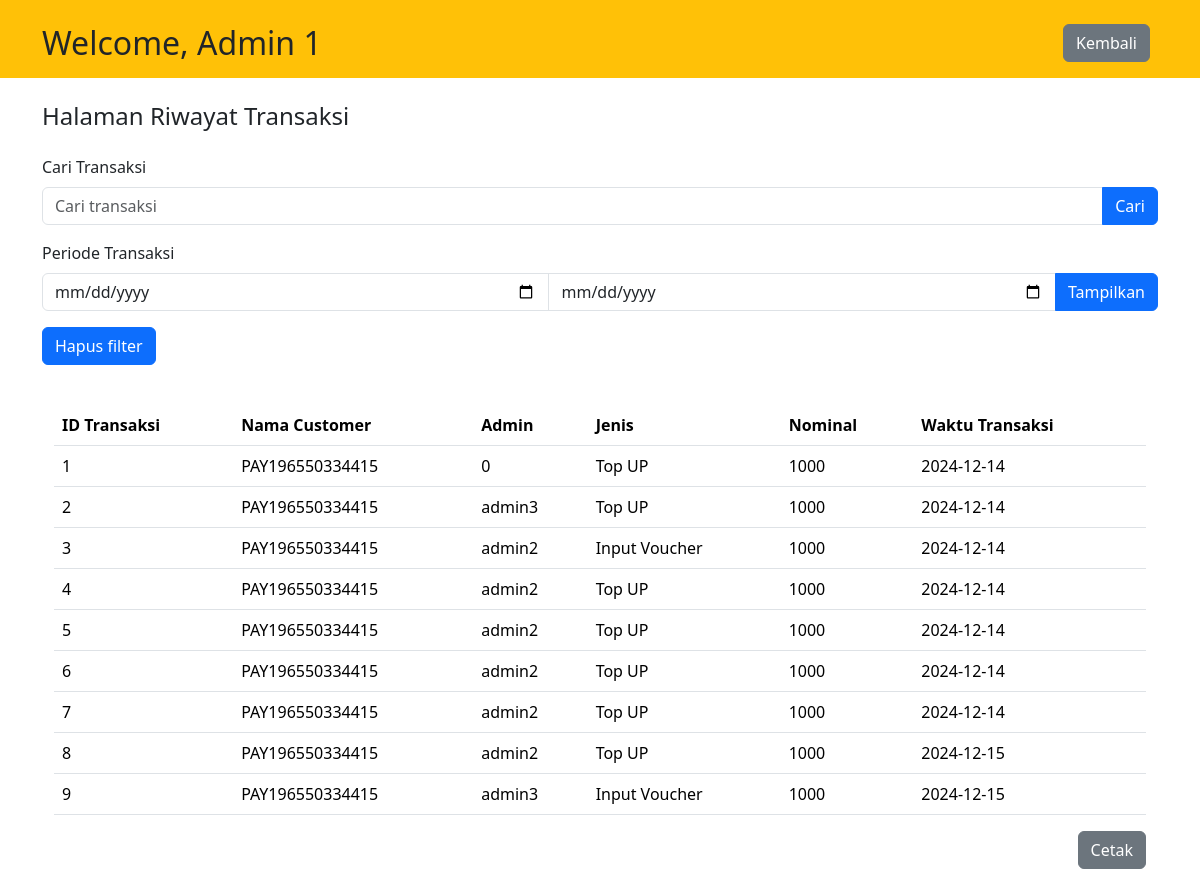
Page /KUDPay/public/admin/riwayat_transaksi (signed in) on the committed database.
### tables this page shows
CREATE TABLE `riwayat_transaksi` (
  `idTransaksi` int(11) NOT NULL,
  `customer` varchar(15) NOT NULL,
  `admin` varchar(11) NOT NULL,
  `jenisTransaksi` varchar(100) NOT NULL,
  `nominalTransaksi` int(100) NOT NULL,
  `waktuTransaksi` date NOT NULL
);

### KUDPay/app/core/Controller.php (called while the page is built, shortened)
<?php
class Controller {
    public function view($view, $data = []) {
        require_once '../app/views/'. $view. '.php';
    }
    public function model($model){
        return new $model;
    }
}

### KUDPay/app/controllers/Admin.php (called while the page is built, shortened)
<?php
class Admin extends Controller{
    public function riwayat_transaksi(){
        $data['judul'] = 'Riwayat Transaksi';
        $data['riwayat_transaksi'] = $this->model('riwayatTransaksi_model')->getRiwayatTransaksi();
        $this->view('tamplate/header_onPage', $data);
        $this->view('admin/riwayat_transaksi', $data);
        $this->view('tamplate/footer');
    }
}

### KUDPay/app/core/App.php (called while the page is built, shortened)
<?php
class App {
    protected $method = 'index';
    protected $params = [];
    public function __construct() {
        $url = $this ->parseURL();
        if(isset($url[0]) && file_exists('../app/controllers/'. $url[0]. '.php')){
            unset($url[0]);
        }
        $this->controller = new $this->controller;
        if(isset($url[1])){
            if(method_exists($this->controller, $url[1])){
                $this->method = $url[1];
            }
        }
        call_user_func_array([$this->controller, $this->method], $this->params);
    }
    public function parseURL(){
        if(isset($_GET['url'])){
            $url = rtrim($_GET['url'], '/') ;
            $url = filter_var($url, FILTER_SANITIZE_URL);
            $url = explode('/', $url);
            return $url;
        }
    }
}

### KUDPay/public/index.php (called while the page is built, shortened)
<?php
$app = new App;

### KUDPay/app/core/Database.php (called while the page is built, shortened)
<?php
class Database {
    private $host = DB_HOST;
    private $user = DB_USER;
    private $pass = DB_PASS;
    private $db_name = DB_NAME;
    private $dbh;
    private $stmt;
    public function __construct()
    {
        $dsn = 'mysql:host='.$this->host.';dbname='.$this->db_name;
        $option = [
            PDO::ATTR_PERSISTENT => true,
            PDO::ATTR_ERRMODE => PDO::ERRMODE_EXCEPTION,
        ];
        try {
            $this->dbh = new PDO($dsn,$this->user,$this->pass, $option);
        } catch (PDOException $e) {
            die($e->getMessage());
        }
    }
    public function query($query){
        $this->stmt = $this->dbh->prepare($query);
    }
    public function execute(){
        $this->stmt->execute();
    }
    public function resultSet(){
        $this->execute();
        return $this->stmt->fetchAll(PDO::FETCH_ASSOC);
    }
}

### KUDPay/app/models/riwayatTransaksi_model.php (called while the page is built, shortened)
<?php
class riwayatTransaksi_model {
    private $table = 'riwayat_transaksi';
    private $db;
    public function __construct()
    {
        $this->db = new Database;
    }
    public function getRiwayatTransaksi(){
        $this->db->query('SELECT * FROM '. $this->table);
        return $this->db->resultSet();
    }
}

### KUDPay/app/views/admin/riwayat_transaksi.php (the view, shortened to what this page needs)
<div class="container">
    <form action="<?php echo BASEURL;?>/Admin/cari_transaksi" method="post">
        <div class="mb-3">
            <label for="keyword" class="form-label fs-6 fw-medium">Cari Transaksi</label>
            <div class="input-group">
                <input type="text" class="form-control" placeholder="Cari transaksi" name="keyword" id="keyword" autocomplete="off">
                <button class="btn btn-primary" type="submit">Cari</button>
            </div>
        </div>
        <div class="mb-3">
            <label for="tglAwal" class="form-label fs-6 fw-medium">Periode Transaksi</label>
            <div class="input-group mb-3">
                <input name="tglAwal" id="tglAwal" type="date" class="form-control" value="<?php echo $awalTgl; ?>" size="10" />
                <input name="tglAkhir" id="tglAkhir" type="date" class="form-control" value="<?php echo  $akhirTgl; ?>" size="10" />
                <input name="btnTampil" class="btn btn-primary" type="submit" value="Tampilkan" />
            </div>
        </div>
    </form>
    <form action="<?php echo BASEURL;?>/Admin/riwayat_transaksi" method="post">
        <div class="input-group mb-3">
            <button class="btn btn-primary" type="submit" id="Cari">Hapus filter</button>
        </div>
    </form>
</div>
<div class="container p-4">
    <table class="table table-hover" id="tableRiwayatTransaksi">
    <thead>
        <tr>
        <th scope="col">ID Transaksi</th>
        <th scope="col">Nama Customer</th>
        <th scope="col">Admin</th>
        <th scope="col">Jenis</th>
        <th scope="col">Nominal</th>
        <th scope="col">Waktu Transaksi</th>
        </tr>
    </thead>
    <tbody>
        <?php foreach($data['riwayat_transaksi'] as $riwayat_transaksi) : ?>
        <tr>
        <td><?php echo $riwayat_transaksi['idTransaksi'];?></td>
        <td><?php echo $riwayat_transaksi['customer'];?></td>
        <td><?php echo $riwayat_transaksi['admin'];?></td>
        <td><?php echo $riwayat_transaksi['jenisTransaksi'];?></td>
        <td><?php echo $riwayat_transaksi['nominalTransaksi'];?></td>
        <td><?php echo $riwayat_transaksi['waktuTransaksi'];?></td>
        </tr>
        <?php endforeach?>
    </tbody>
    </table>
    <div class="text-end">
        <button class="btn btn-secondary" onclick="cetakRiwayatTransaksi()">Cetak</button>
    </div>
</div>

### KUDPay/app/views/tamplate/header_onPage.php (shortened to what this page needs)
<!DOCTYPE html>
<html lang="en">
<head>
    <link
      href="https://cdn.jsdelivr.net/npm/bootstrap@5.3.3/dist/css/bootstrap.min.css"
      rel="stylesheet"
    />
</head>
<body>
<?php
$admin = $_SESSION['user'];
?>
<nav class="navbar navbar-light bg-warning pt-4 pb-3">
    <div class="container">
        <div class="d-flex w-100 justify-content-between align-items-center">
            <h2 class="mb-0">
                Welcome, <?php echo $admin['nama']; ?>
            </h2>
            <div>
                <a href="<?php echo BASEURL; ?>/admin" class="btn btn-secondary btn-md mx-2">Kembali</a>
            </div>
        </div>
    </div>
</nav>
<div class="container">
    <h4 class="mt-4 mb-4"> Halaman <?php echo $data['judul']; ?></h4>
</div>

### KUDPay/app/views/tamplate/footer.php (shortened to what this page needs)
</body>
</html>

### rows in the picture
riwayat_transaksi: idTransaksi "1", customer "PAY196550334415", admin "0", jenisTransaksi "Top UP", nominalTransaksi "1000", waktuTransaksi "2024-12-14"
riwayat_transaksi: idTransaksi "2", customer "PAY196550334415", admin "admin3", jenisTransaksi "Top UP", nominalTransaksi "1000", waktuTransaksi "2024-12-14"
riwayat_transaksi: idTransaksi "3", customer "PAY196550334415", admin "admin2", jenisTransaksi "Input Voucher", nominalTransaksi "1000", waktuTransaksi "2024-12-14"
riwayat_transaksi: idTransaksi "4", customer "PAY196550334415", admin "admin2", jenisTransaksi "Top UP", nominalTransaksi "1000", waktuTransaksi "2024-12-14"
riwayat_transaksi: idTransaksi "5", customer "PAY196550334415", admin "admin2", jenisTransaksi "Top UP", nominalTransaksi "1000", waktuTransaksi "2024-12-14"
riwayat_transaksi: idTransaksi "6", customer "PAY196550334415", admin "admin2", jenisTransaksi "Top UP", nominalTransaksi "1000", waktuTransaksi "2024-12-14"
riwayat_transaksi: idTransaksi "7", customer "PAY196550334415", admin "admin2", jenisTransaksi "Top UP", nominalTransaksi "1000", waktuTransaksi "2024-12-14"
riwayat_transaksi: idTransaksi "8", customer "PAY196550334415", admin "admin2", jenisTransaksi "Top UP", nominalTransaksi "1000", waktuTransaksi "2024-12-15"
riwayat_transaksi: idTransaksi "9", customer "PAY196550334415", admin "admin3", jenisTransaksi "Input Voucher", nominalTransaksi "1000", waktuTransaksi "2024-12-15"

### other values in the picture
$admin['nama'] "Admin 1"
$data['judul'] "Riwayat Transaksi"
